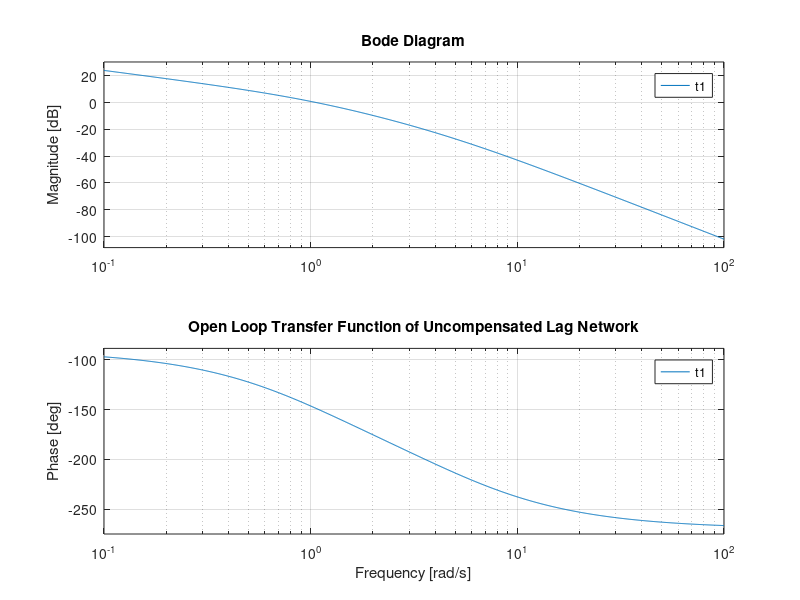
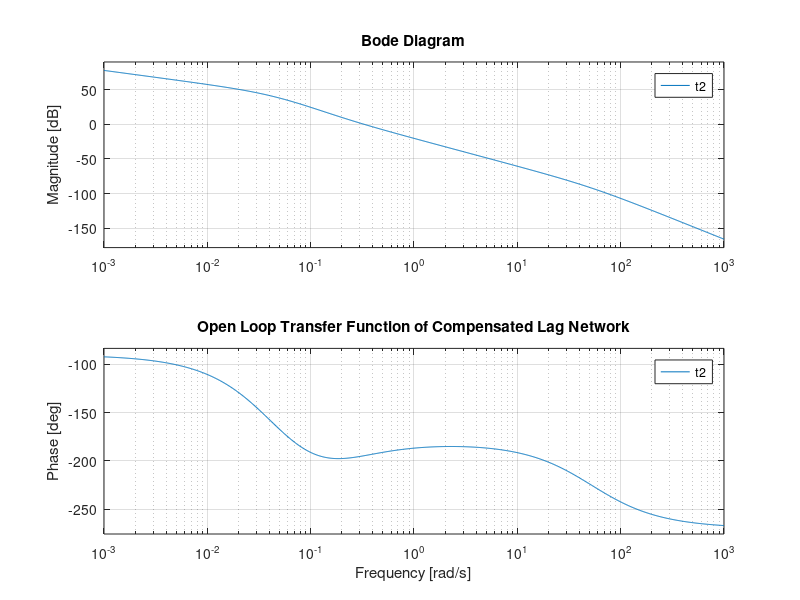
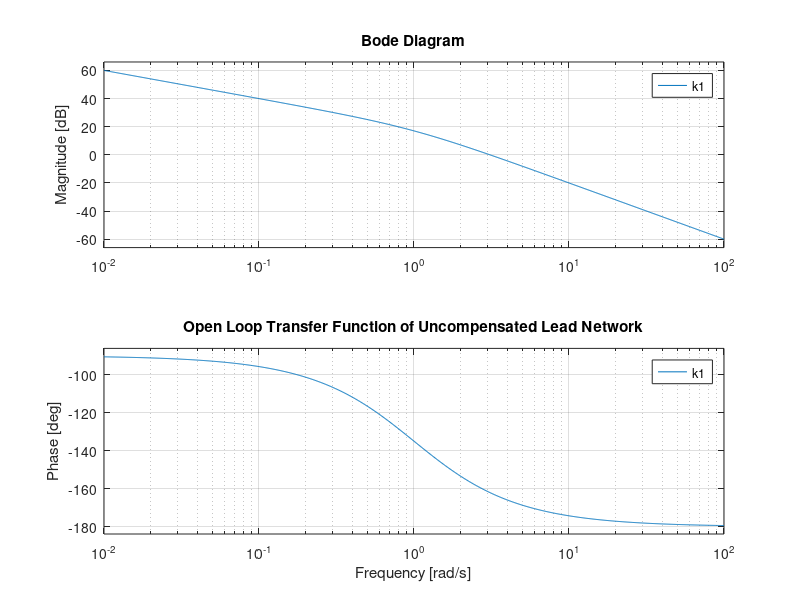
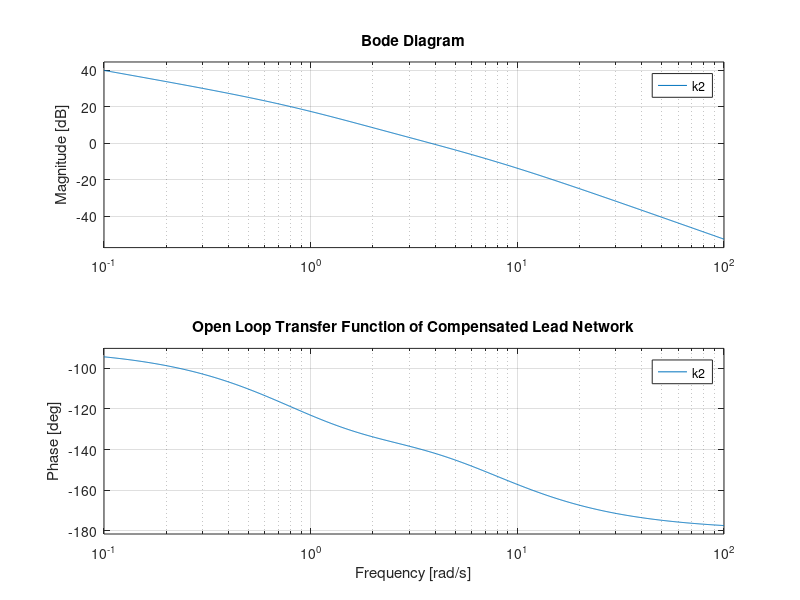

Write the MATLAB code that produced these figures, in order.
%% Design of Lag, Lead and Lag-Lead Compensator Networks

%% Lag Compensator Network
%% Open Loop Transfer Function 
a1   = [8];
b1   = [1 6 5 0];
t1   = tf(a1,b1)
figure(1)
bode(t1),
title('Open Loop Transfer Function of Uncompensated Lag Network')
%% Open Loop Transfer of lag Compensator Network
a2   = [40 8];
b2   = [8 418.2 41.2 1 0];
t2   = tf(a2,b2)
figure(2)
bode(t2),
title('Open Loop Transfer Function of Compensated Lag Network')


%% Lead Compensator Network
%% Open Loop Transfer Function
c1   =  [10];
d1   =  [1 1 0];
k1   =  tf(c1,d1)
figure(3)
bode(k1),
title('Open Loop Transfer Function of Uncompensated Lead Network')
%% Open Loop Transfer of lead Compensator Network
c2   = [3.85 10];
d2   = [0.162 1.162 1 0];
k2   = tf(c2,d2)
figure(4)
bode(k2),
title('Open Loop Transfer Function of Compensated Lead Network') 


%% Lag-Lead Compensator
%% Open loop Transfer Function
e1   = [25];
f1   = [0.05 0.6 1 0];
m1   = tf(e1,f1)
figure(5)
bode(m1),
title('Open Loop Transfer Function of Uncompensated Lag-Lead Network')
%% Open Loop Transfer Function of Lag-Lead Compensator Network
e2   = [37.3 68.65 25];
f2   = [0.0744 1.69745 11.1938 16.693 1 0];
m2   = tf(e2,f2)
figure(6)
bode(m2),
title('Open Loop Transfer Function of Compensated Lag-Lead Network')
